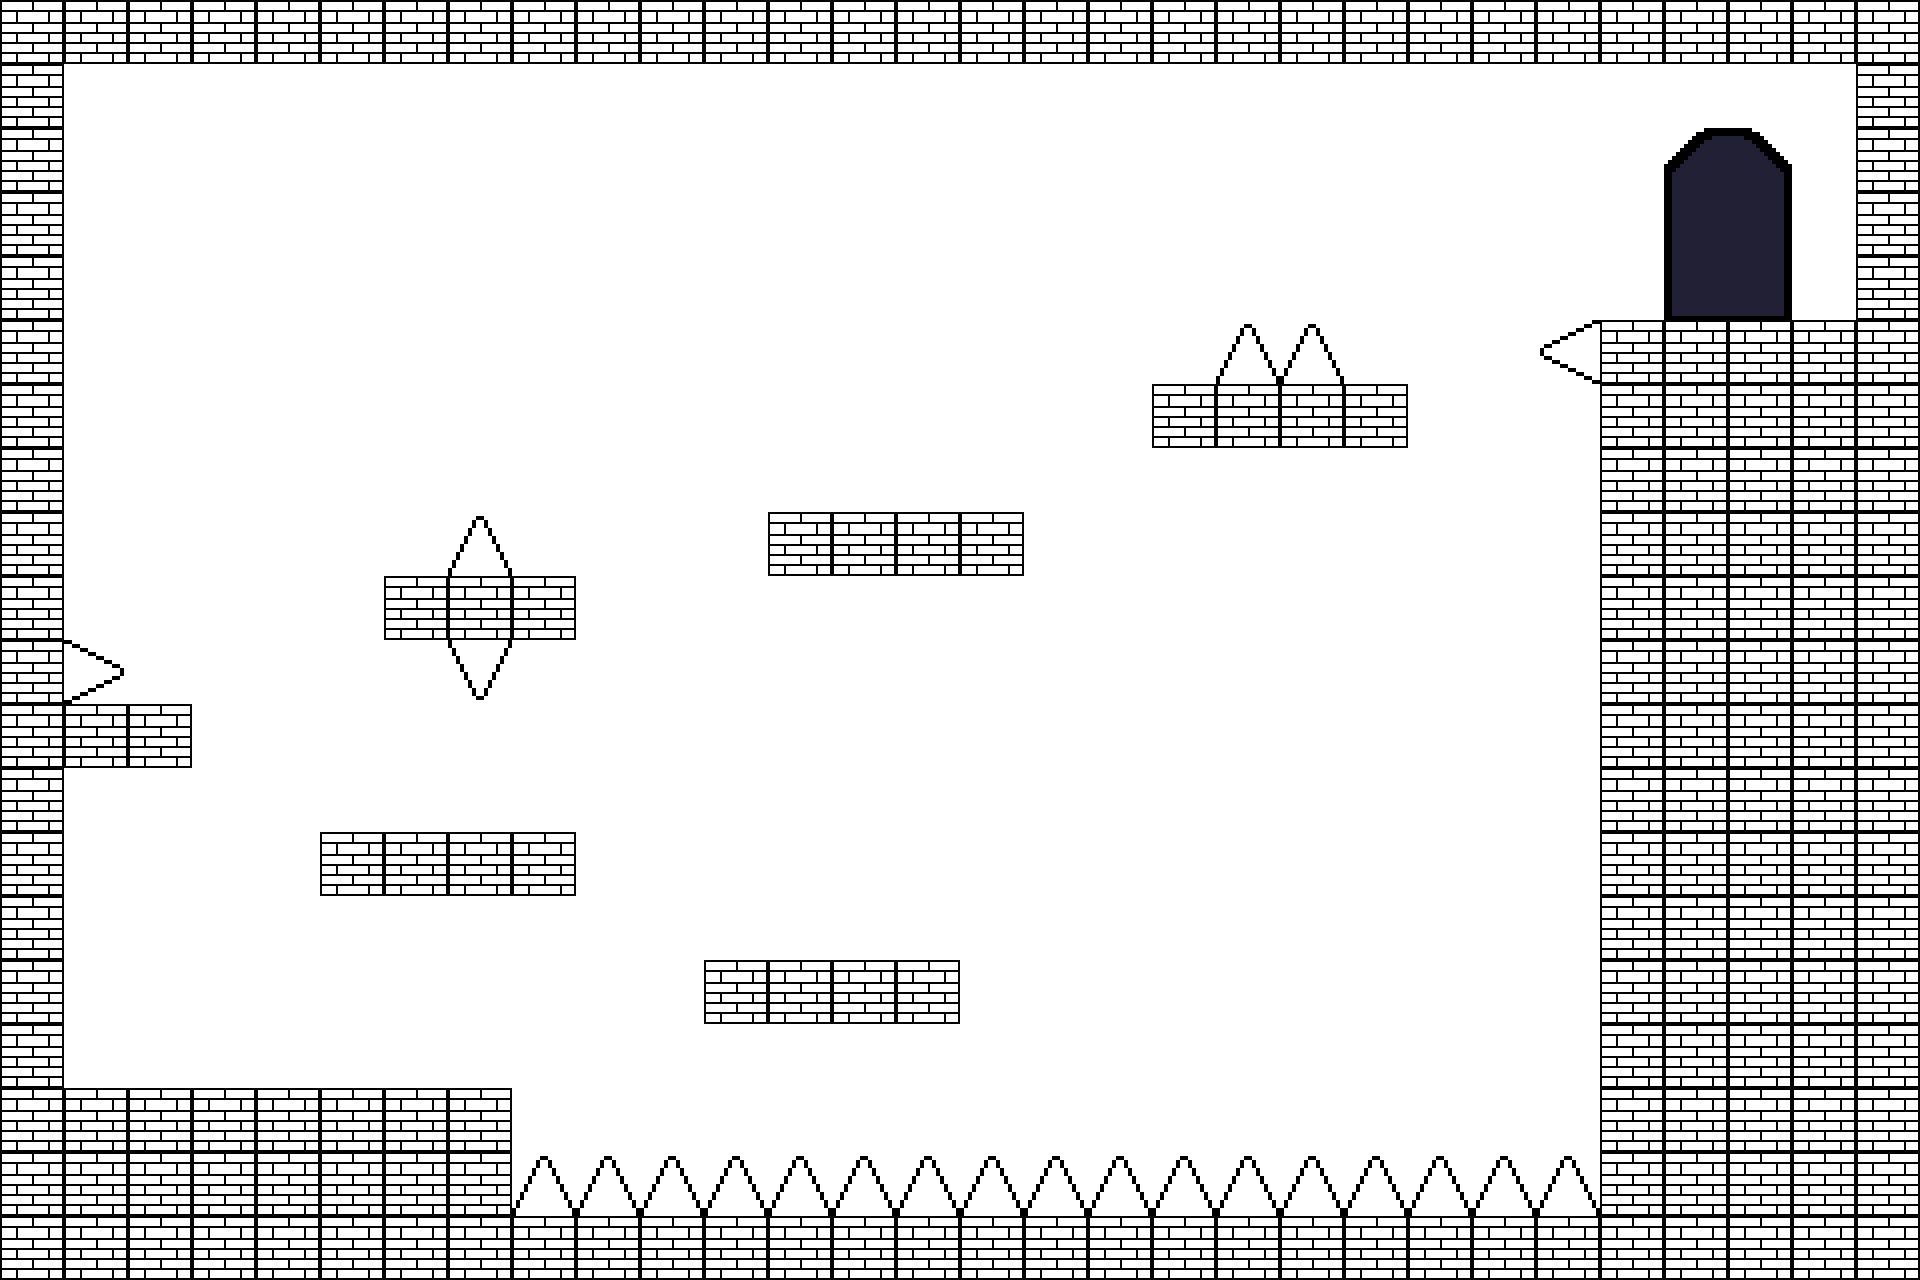

Rendered tile map (Tiled .tmx) drawn with the repository's tilesets; below, a short description and the map source with its tile grids summarised:
An orthogonal 30x20 tile map with 64x64 px tiles, 1 tile layer (Tile Layer 1) and 19 objects (12x Wall, 6x Spike, Door).

<map version="1.9" tiledversion="1.9.0" orientation="orthogonal" renderorder="right-down" width="30" height="20" tilewidth="64" tileheight="64" infinite="0" nextlayerid="5" nextobjectid="25">
 <tileset firstgid="1" source="Map1.tsx" />
 <layer id="1" name="Tile Layer 1" width="30" height="20">
  <data>[600 cells, 600 non-empty, 20 distinct tile ids]</data>
 </layer>
 <objectgroup id="2" name="Wall">
  <object id="1" name="Wall" x="1599.33" y="319.866" width="323.44" height="961.385" />
  <object id="2" name="Wall" x="0" y="1086.47" width="511.071" height="191.205" />
  <object id="3" name="Wall" x="511.071" y="1213.35" width="1091.83" height="62.5436" />
  <object id="4" name="Wall" x="1.78696" y="0" width="58.9697" height="1086.47" />
  <object id="8" name="Wall" x="62.5436" y="-1.78696" width="1853.08" height="60.7567" />
  <object id="9" name="Wall" x="1854.87" y="60.7567" width="64.3306" height="255.535" />
  <object id="10" name="Wall" x="1152.59" y="380.623" width="255.535" height="69.6915" />
  <object id="11" name="Wall" x="704.063" y="957.811" width="255.535" height="66.1175" />
  <object id="12" name="Wall" x="319.866" y="830.937" width="259.109" height="66.1175" />
  <object id="14" name="Wall" x="62.5436" y="702.276" width="128.661" height="64.3306" />
  <object id="15" name="Wall" x="384.197" y="573.614" width="191.205" height="66.1175" />
  <object id="16" name="Wall" x="766.606" y="511.071" width="257.322" height="64.3306" />
 </objectgroup>
 <objectgroup id="3" name="Spike">
  <object id="17" name="Spike" x="64.3306" y="639.732" width="64.3306" height="58.9697" />
  <object id="18" name="Spike" x="514.645" y="1152.59" width="1086.47" height="60.7567" />
  <object id="19" name="Spike" x="446.74" y="639.732" width="64.3306" height="62.5436" />
  <object id="20" name="Spike" x="444.953" y="509.284" width="67.9045" height="64.3306" />
  <object id="21" name="Spike" x="1216.92" y="319.866" width="126.874" height="58.9697" />
  <object id="22" name="Spike" x="1536.79" y="318.079" width="60.7567" height="64.3306" />
 </objectgroup>
 <objectgroup id="4" name="Door">
  <object id="23" name="Door" x="1665.45" y="125.087" width="126.874" height="194.779" />
 </objectgroup>
</map>